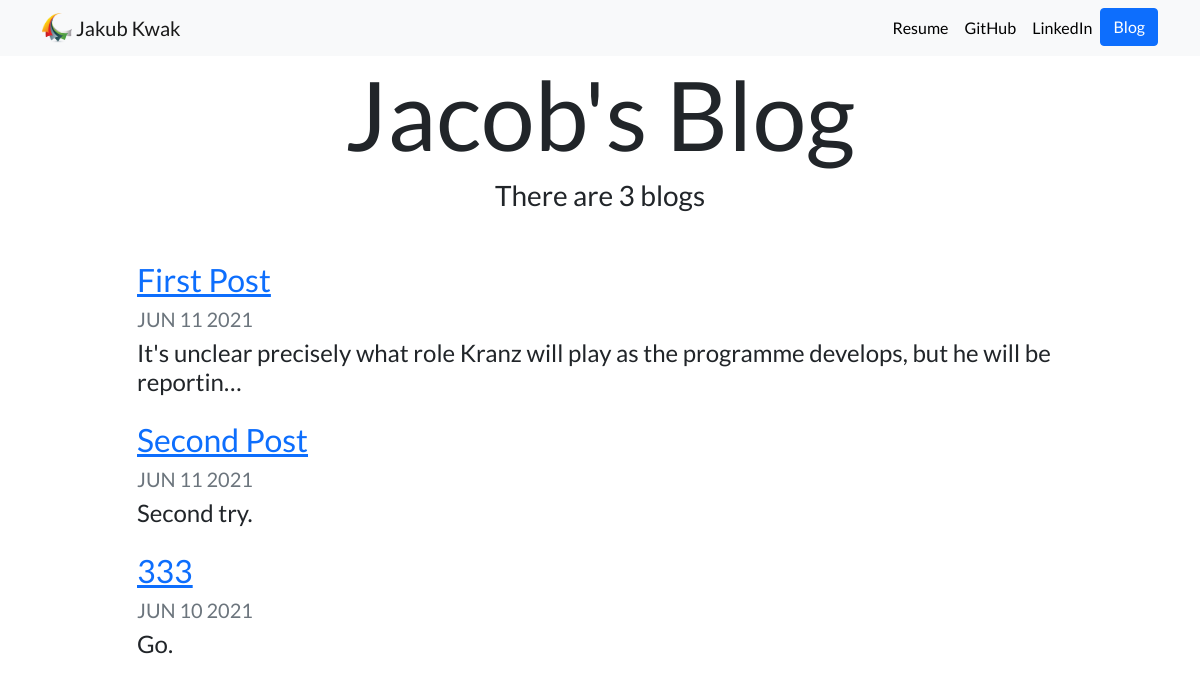
/blog/, run on an earlier commit of the app's database.
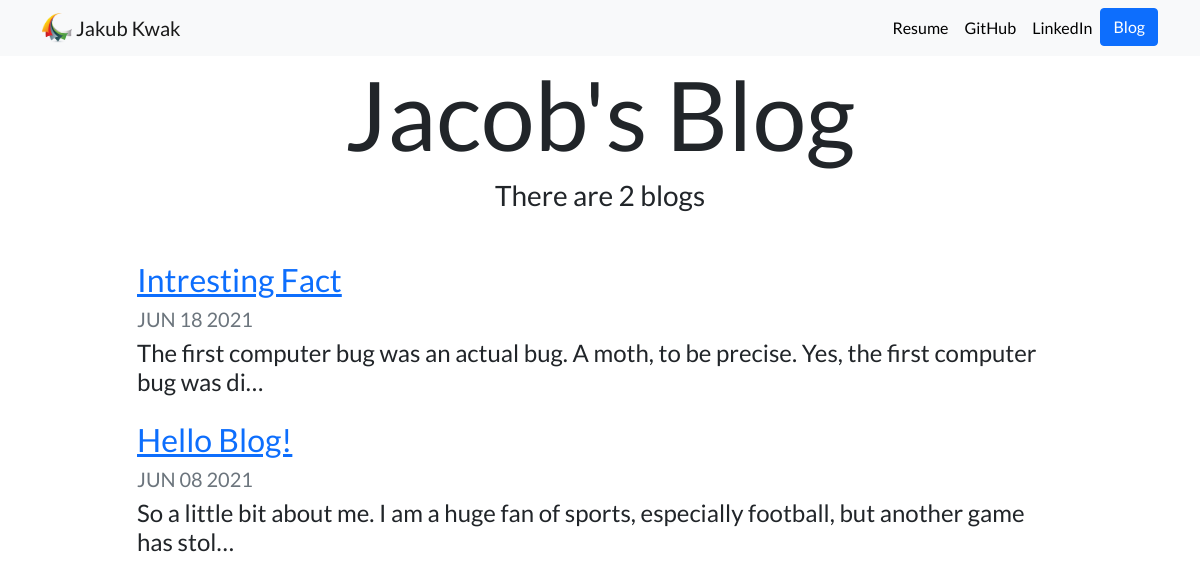
And on a later commit of the database.
### blog/models.py (models this page shows, shortened)
class Blog(models.Model):
    title = models.CharField(max_length=200)
    date = models.DateField()
    description = models.TextField()

### blog/views.py (the view)
# urls.py: path("", views.all_blogs, name="all_blogs"),
def all_blogs(request):
    blogs = Blog.objects.order_by("-date")
    return render(request, "blog/all_blogs.html", {"blogs": blogs})

### blog/templates/blog/all_blogs.html
{% extends "portfolio/base.html" %}
{% load static %}
{% block content %}
<h1 id="blogtitle" class="font-weight-bold text-center">Jacob's Blog</h1>
<h3 class="text-center mb-5">There are {{ blogs.count }} blog{{ blogs.count|pluralize }}</h3>
{% for blog in blogs %}
<div class="row justify-content-center my-3">
  <div class="col-md-10">
    <a href="{% url 'blog:detail' blog.id %}">
      <h2>{{ blog.title }}</h2>
    </a>
    <h5 class="text-muted">{{ blog.date|date:'M d Y'|upper }}</h5>
    <h4>{{ blog.description|striptags|truncatechars:100 }}</h4>
  </div>
</div>
{% endfor %}
{% endblock %}

### portfolio/templates/portfolio/base.html (shortened to what this page needs)
{% load static %}
<!doctype html>
<html lang="en">
  <head>
    <link href="https://cdn.jsdelivr.net/npm/bootstrap@5.0.1/dist/css/bootstrap.min.css" rel="stylesheet">
    <link rel="stylesheet" href="{% static 'portfolio/custom.css' %}">
  </head>
  <body>
    <nav id="topNav" class="navbar navbar-expand-md navbar-light bg-light">
      <div class="container">
        <a class="navbar-brand" href="{% url 'home' %}">
          <img src="{% static 'portfolio/home_logo.png' %}" width="30" height="30" class="d-inline-block align-top" alt="Nick's Logo">
          <span>Jakub Kwak</span>
        </a>
        <div class="collapse navbar-collapse text-left" id="navbarNav">
          <ul class="navbar-nav ms-auto">
            <li class="nav-item">
              <a class="nav-link" href="{% static 'portfolio/CV_Jakub_Kwak_min.pdf' %}">Resume</a>
            </li>
            <li class="nav-item">
              <a class="nav-link" href="https://github.com/jakub-qak" target="_blank">GitHub</a>
            </li>
            <li class="nav-item">
              <a class="nav-link" href="https://www.linkedin.com/in/jakub-kwak-6887941a3" target="_blank">LinkedIn</a>
            </li>
            <li>
              <a role="button" href="{% url 'blog:all_blogs' %}" class="btn btn-primary ">Blog</a>
            </li>
          </ul>
        </div>
      </div>
    </nav>
    <div class="container">
      {% block content %}{% endblock %}
    </div>
  </body>
</html>

### portfolio/templates/portfolio/custom.css (style rules this page uses)
.navbar-nav .nav-link { color: rgba(0,0,0,1) !important; }
body { font-family: 'Lato', sans-serif; }
#blogtitle { font-size: 6rem; }

What changed in the data, as far as the page shows it:
removed Blog: title "First Post", date "JUN 11 2021", description "It's unclear precisely what role Kranz will play as the programme develops, but he will be reportin…"
removed Blog: title "Second Post", date "JUN 11 2021", description "Second try."
removed Blog: title "333", date "JUN 10 2021", description "Go."
added Blog: title "Intresting Fact", date "JUN 18 2021", description "The first computer bug was an actual bug. A moth, to be precise. Yes, the first computer bug was di…"
added Blog: title "Hello Blog!", date "JUN 08 2021", description "So a little bit about me. I am a huge fan of sports, especially football, but another game has stol…"
Also different on the page:
{{ blogs.count }}: "3" → "2"
